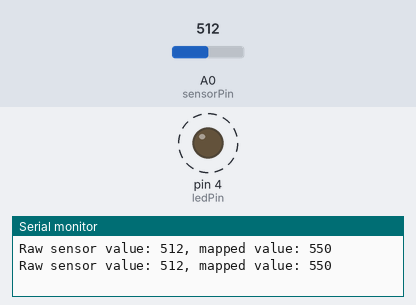
The sketch below on a simulated Arduino Uno, built with avr-gcc and run on an emulated ATmega328P. Parts: output pins drawn as LEDs (lit = HIGH), the last lines printed to the serial monitor. Dashed ring = blinking. The test bench sets the inputs (shaded band); at power-on: A0 (sensorPin) = 512.

Above: at 1.9 s.
2.0 s: A0 (sensorPin) set to 122
At 2.72 s:
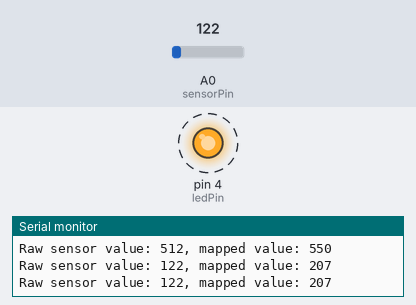
5.5 s: A0 (sensorPin) set to 0
At 5.77 s:
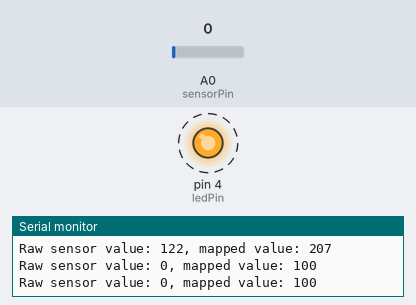
Timing chart, 0 to 15.0 s (numbered marks = the images above; inputs shaded):
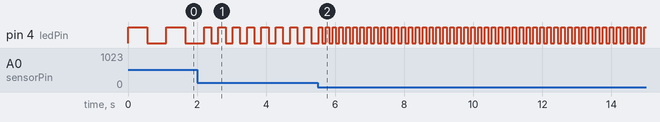

The sketch:

02-70-Grove-ControlledBlinking.ino
```cpp
/*  Arduino for Beginners with Grove
 *
 * This code is part of a course from Tech Explorations.
 * For information about this course, please see
 *
 * https://techexplorations.com/so/grove/
 *
 * For information on hardware components and the wiring needed to
 * run this sketch, please see the relevant lecture in the course.
 *
 *
 *  Created by Peter Dalmaris
 *
 */

int sensorPin = A0;    // Potentiometer sensor
int ledPin = 4;      // select the pin for the LED

void setup() {
  pinMode(ledPin, OUTPUT);  // declare the ledPin as an OUTPUT
  Serial.begin(9600);
}

void loop() {

  int sensorValue   = analogRead(sensorPin);                // read the value from the sensor
  int delay_msec    = map(sensorValue, 0, 1023, 100, 1000); // Map the sensor input value
                                                            // (ranges from 0 to 1023) to
                                                            // milliseconds (from 100 to 1000).
  Serial.print("Raw sensor value: ");
  Serial.print(sensorValue);
  Serial.print(", mapped value: ");
  Serial.println(delay_msec);
  digitalWrite(ledPin, HIGH);
  delay(delay_msec);
  digitalWrite(ledPin, LOW);
  delay(delay_msec);
}
```

Measured:
- after the input at 2.0 s, pin 4 (ledPin): alternates HIGH for 0.21 s and LOW for 0.21 s, starting after 0.41 s
- after the input at 5.5 s, pin 4 (ledPin): alternates HIGH for 0.10 s and LOW for 0.10 s, starting after 0.12 s
- by itself, pin 4 (ledPin): alternates HIGH for 0.55 s and LOW for 0.55 s
